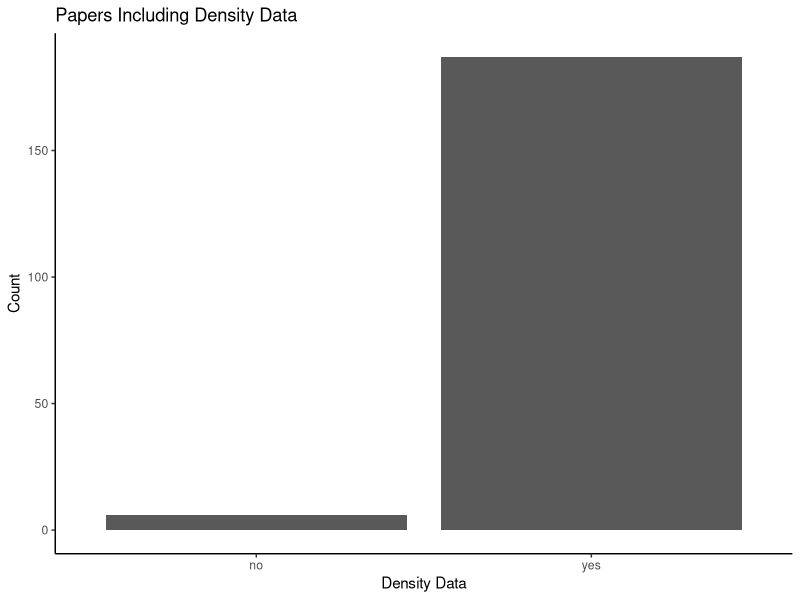
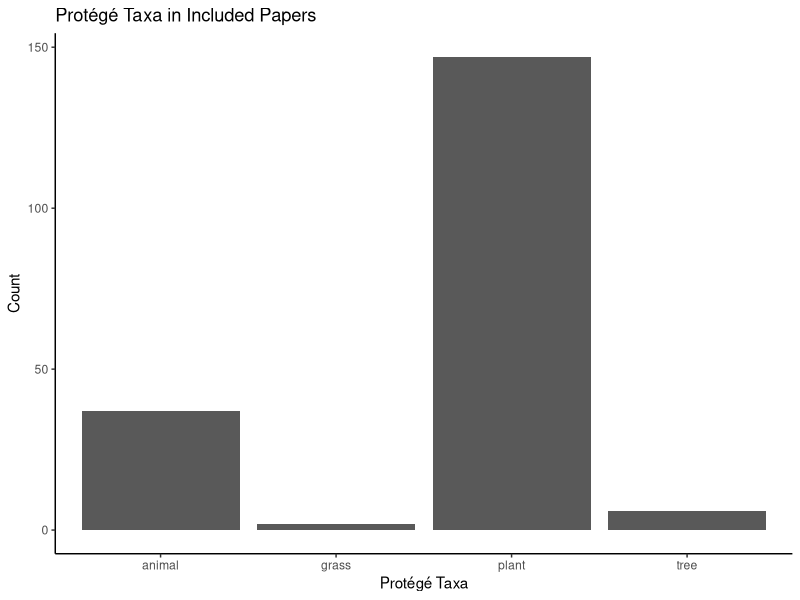
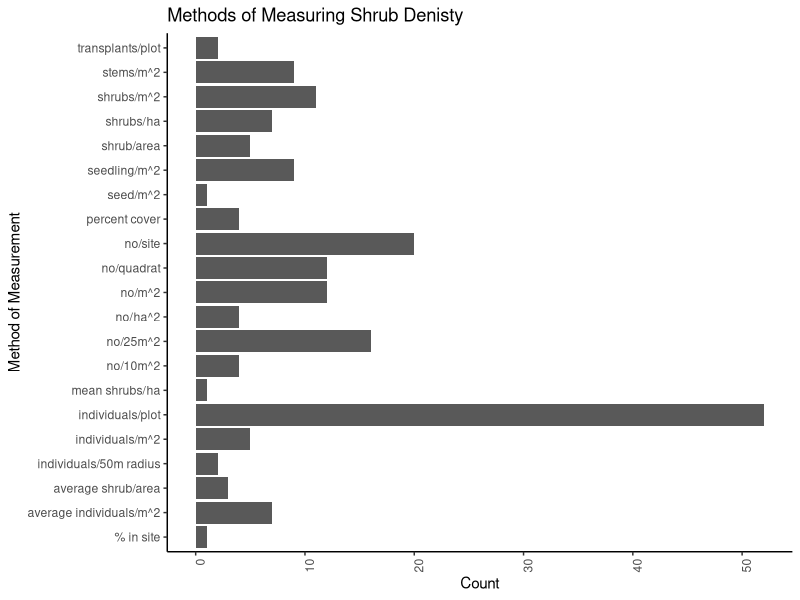
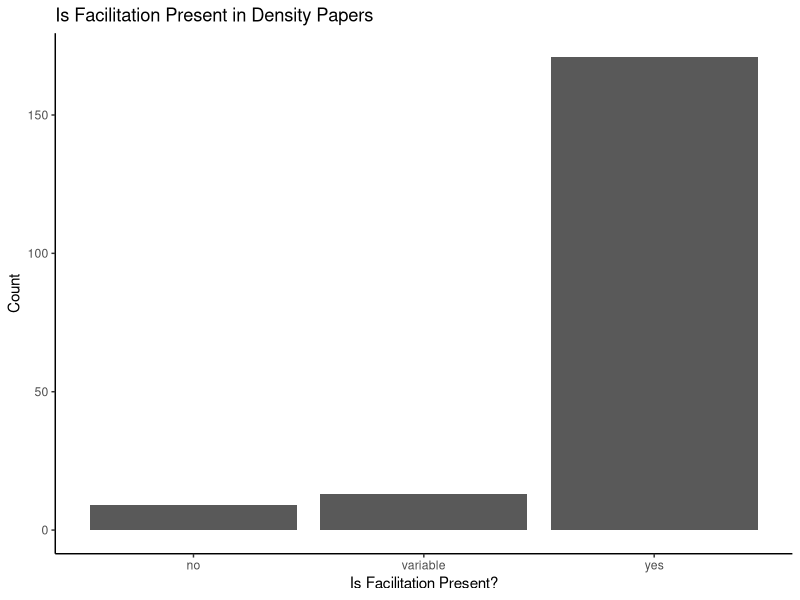

Here is the R script that generated these plots, in order:
## ---- chunk 1
library(ggplot2)
library(tidyverse)
library(dplyr)
getwd()
## ---- chunk 2
Density <- read_csv("Density.Data.csv")
## ---- chunk 3
count(Density, vars = "density.data" )
count <- Density %>%
  count(density.data)
## ---- chunk 4
Density %>%
  count(density.data)
## ---- chunk 5
count %>%
  ggplot(aes(density.data, n)) + geom_col() + theme_classic() + xlab("Density Data") + ylab("Count") + ggtitle("Papers Including Density Data")
## ---- chunk 6
protege <- Density%>%
  count(protégé.taxa)
protege
## ---- chunk 7
protege <- na.omit(protege)
## ---- chunk 8
protege %>%
  ggplot(aes(protégé.taxa, n)) + geom_col() + theme_classic() + xlab("Protégé Taxa") + ylab("Count") + ggtitle("Protégé Taxa in Included Papers")
## ---- chunk 9
measure <- Density%>%
  count(measure)
measure
## ---- chunk 10
measure <- na.omit(measure)
measure %>%
  ggplot(aes(measure, n)) + geom_col() + theme_classic() + xlab("Method of Measurement") + ylab("Count") + ggtitle("Methods of Measuring Shrub Denisty") + theme(axis.text.x = element_text(angle = 90, hjust = 1)) + coord_flip()
## ---- chunk 11
facilitation <- Density %>%
  count(facilitation.conclusion)
facilitation
## ---- chunk 12
facilitation %>%
   ggplot(aes(facilitation.conclusion, n)) + geom_col() + theme_classic() + xlab("Is Facilitation Present?") + ylab("Count") + ggtitle("Is Facilitation Present in Density Papers")
